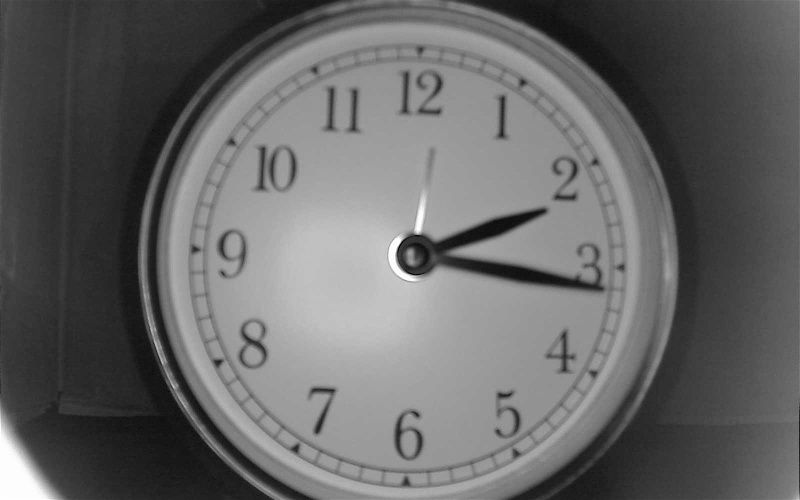
#> input picture data-resampled/clock_0216.png, 800 x 500 px; its folder holds 4 pictures in this run
$ jupyter execute overlay_clock.ipynb
#> lines starting #> are read from the running program, lines starting #| are printed output that depends on the picture; after the words box and inside, x2 and y2 are one past the last pixel; in counts of white or black regions, pixels touching at a corner belong together; pictures that were not available may be replaced by others from this repository, and a replacement may not be noted
[cell 1]
import numpy as np
import cv2 as cv
import matplotlib.pyplot as plt
import os

[cell 2]
if __name__ == '__main__':

    path = "../data-resampled/"

    hour_clock = []

    q = 0
    for root, dir, files in os.walk(path):

        for file in files:
            hour_real = file[6:8]
            minute_real = file[8:10]
            hour_clock.append(cv.cvtColor(cv.imread(os.path.join(root,file)), cv.COLOR_BGR2GRAY))
            q+=1
            if q == 20:
                break

        break

[cell 3]
stacked = np.stack(hour_clock, axis=0)

overlay = np.mean(stacked, axis=0)
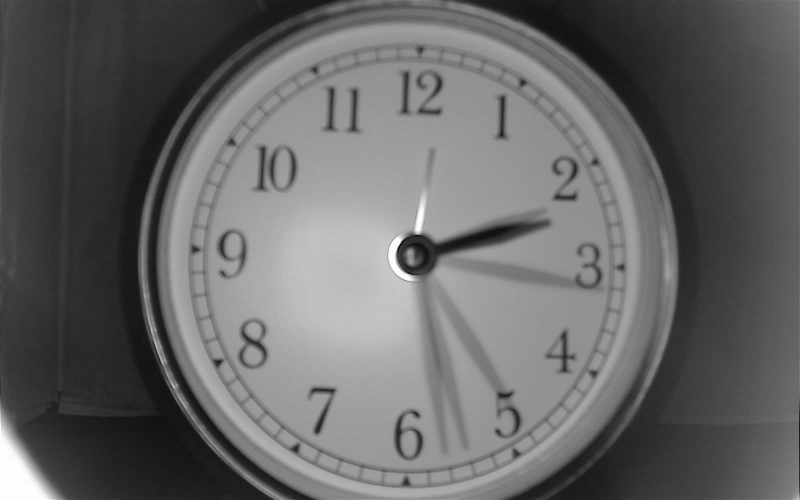
#> overlay: shape (500, 800) float64; min 1.75, max 254, mean 102.6


plt.imshow(overlay, cmap="gray")

Después de haber realizado nuestro template lo que hacemos es comenzar el preprocesamiento de la imagen que vamos a leer.

[cell 4]
# Para reducir ruido aplicamos blur tanto en el overlay como en la imagen a leer.

im = cv.cvtColor(cv.imread("../data-resampled/clock_0200.png"), cv.COLOR_BGR2GRAY)
#> im: shape (500, 800); min 1, max 254, mean 102.6


kernel_size = (5,5)


im = cv.GaussianBlur(im, kernel_size,2)
overlay = cv.GaussianBlur(overlay, kernel_size, 2)


clock_hands = overlay - im
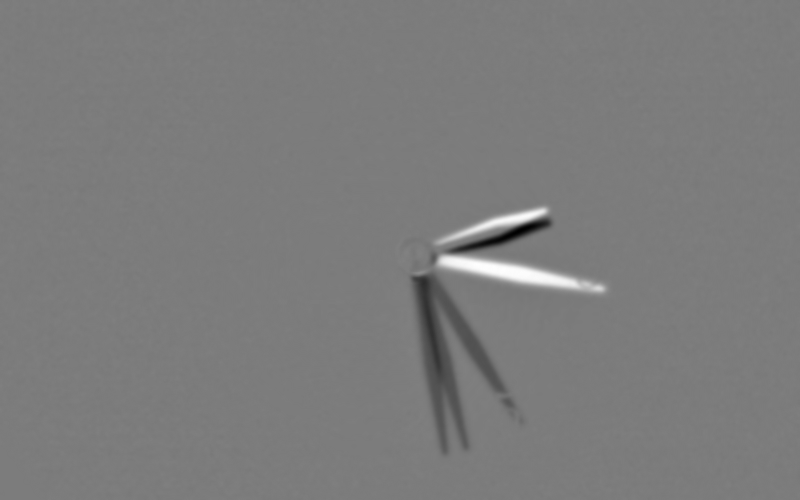
#> clock_hands: shape (500, 800) float64; min -97.16, max 102.2, mean 0.1; drawn with min black and max white

plt.imshow(clock_hands, cmap="gray")

# Umbralization!

[cell 5]
def umbralization(img,t, option1, option2):
#> called with t = 10, option1 = 255, option2 = 0
    M,N = img.shape
#> M = 500; N = 800

    result = np.zeros((M,N))

    for i in range(M):
        for j in range(N):
            result[i,j] = option1 if img[i,j]  <= t  else option2
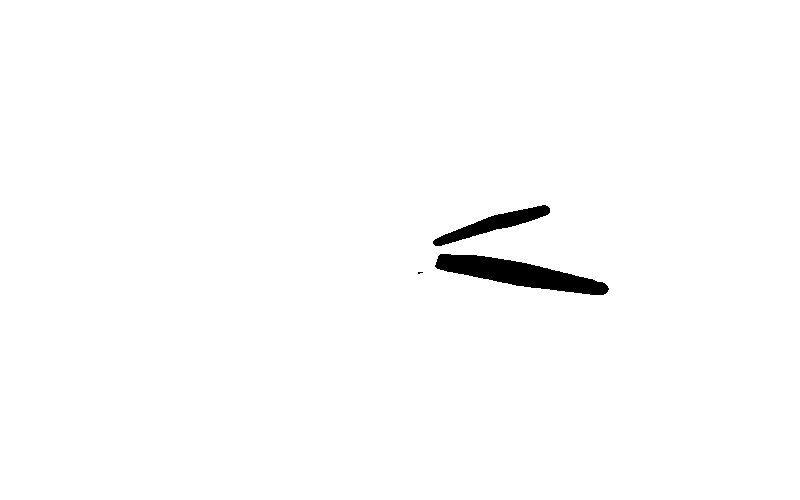
#> result: shape (500, 800) float64; 98.8% white; 3 black regions (1 under 20 px), largest, box (x1, y1, x2, y2) and area: (435, 254, 609, 295) 3353, (433, 205, 550, 246) 1443


    return result


umbralized = 255 - umbralization(clock_hands,10, 255, 0)
plt.imshow(umbralized, cmap="gray")
plt.show()

[cell 6]
circle_1_minutes = np.zeros((im.shape))
center = (400,250)
cv.circle(circle_1_minutes, center, 180,(255,0,0), 2)
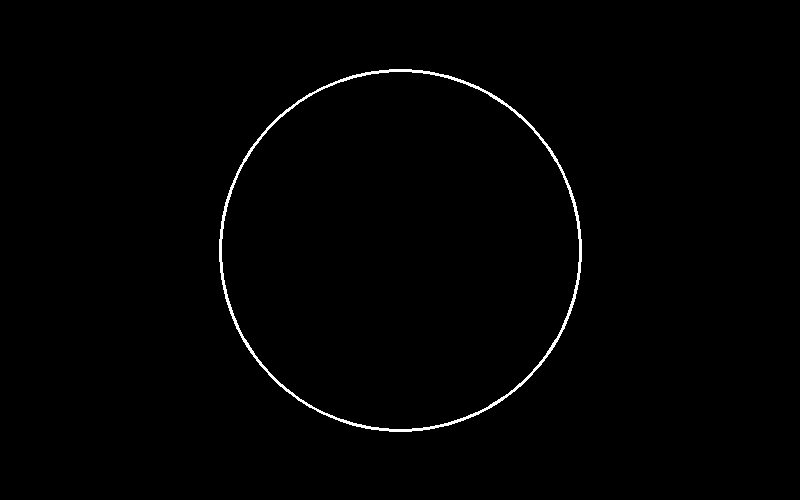
#> circle_1_minutes: shape (500, 800) float64; 0.83% white in thin lines or dots, all inside (x1, y1, x2, y2) = (219, 69, 582, 432)
minutes = np.multiply(circle_1_minutes, umbralized)
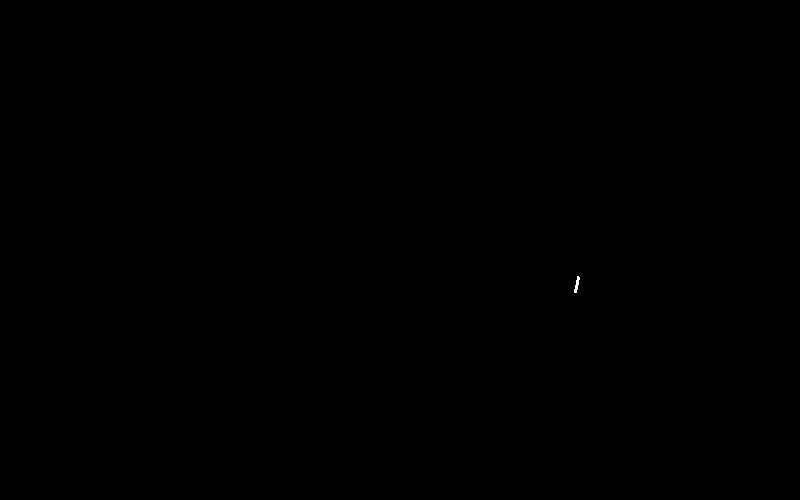
#> minutes: shape (500, 800) float64; values 0 (black) and 65025 (white), 0.01% white; 1 white region, box (x1, y1, x2, y2) and area: (574, 276, 580, 293) 51
plt.imshow(minutes, cmap="gray")

[cell 7]
circle_2_hours = np.zeros((im.shape))
cv.circle(circle_2_hours, center, 150,(255,255,255), 2)
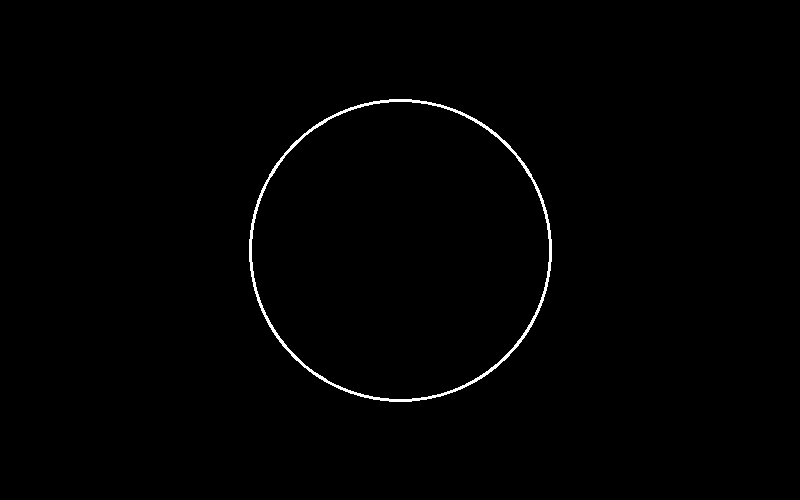
#> circle_2_hours: shape (500, 800) float64; 0.71% white; 1 white region, box (x1, y1, x2, y2) and area: (249, 99, 552, 402) 2848
hours = circle_2_hours*umbralized
#> hours: shape (500, 800) float64; values 0 (black) and 65025 (white), 0.02% white in thin lines or dots, all inside (x1, y1, x2, y2) = (542, 205, 551, 289)
plt.imshow(hours, cmap="gray")

# Hallamos los minutos

[cell 8]
x_minutes,y_minutes = np.where(minutes > 0)

x_centro, y_centro = center


distance_minutes = np.sqrt((x_minutes-x_centro)**2 + (y_minutes-y_centro)**2)

manecilla_grande_idx = np.argmax(distance_minutes)
distance_minutes[manecilla_grande_idx]

[cell 9]
x_punta_g, y_punta_g = x_minutes[manecilla_grande_idx], y_minutes[manecilla_grande_idx]


dy = -(y_punta_g - y_centro)
dx =  (x_punta_g - x_centro)


theta = np.arctan2(dy,dx)
theta = np.degrees(np.arctan2(dy, dx))

pi_to_90d = np.degrees(np.pi/2)
pi_to_360d = np.degrees(2*np.pi)

minutes_output = ((((pi_to_90d) - theta) % pi_to_360d)/6)

minutes_output

[cell 10]
hours = hours.copy()

cv.circle(hours, (int(y_punta_g), int(x_punta_g)), 100,1, -1)
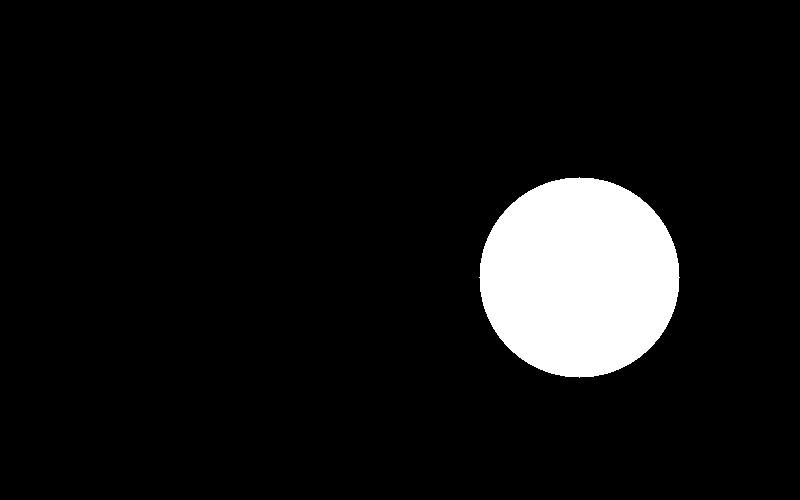
#> hours: shape (500, 800) float64; values 0 (black) and 1 (white), 7.9% white; 1 white region, box (x1, y1, x2, y2) and area: (479, 177, 680, 378) 31417
plt.imshow(hours, cmap="gray")

# Hallamos las horas.

[cell 11]
x,y = np.where(hours > 0)


distance = np.sqrt((x-x_centro)**2 + (y-y_centro)**2)


manecilla_pequeña_idx = np.argmax(distance)
distance[manecilla_grande_idx]

[cell 12]
x_punta, y_punta = x[manecilla_pequeña_idx], y[manecilla_pequeña_idx]

dy = -(y_punta - y_centro)
dx =  (x_punta - x_centro)
theta_h = np.degrees(np.arctan2(dy, dx))

pi_to_90d = np.degrees(np.pi/2)
pi_to_360d = np.degrees(2*np.pi)

hour = (((((pi_to_90d) - theta_h) % pi_to_360d)/30))

theta_h

[cell 13]
x_punta

[cell 14]
test = np.zeros(im.shape, dtype=np.uint8)
cv.circle(test, (int(y_punta_g), int(x_punta_g)), 5, (255,255,255), -1)
#> test: shape (500, 800); 0.02% white; 1 white region, box (x1, y1, x2, y2) and area: (574, 272, 585, 283) 81
cv.circle(test, (int(y_punta), int(x_punta)), 20, (255,255,255), -1)
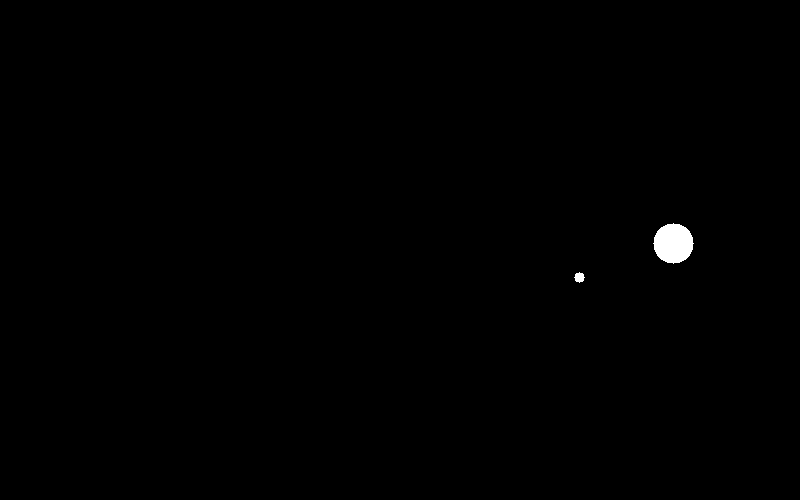
#> test: shape (500, 800); 0.33% white; 2 white regions, box (x1, y1, x2, y2) and area: (653, 223, 694, 264) 1257, (574, 272, 585, 283) 81

plt.imshow(test+umbralized, cmap="gray")
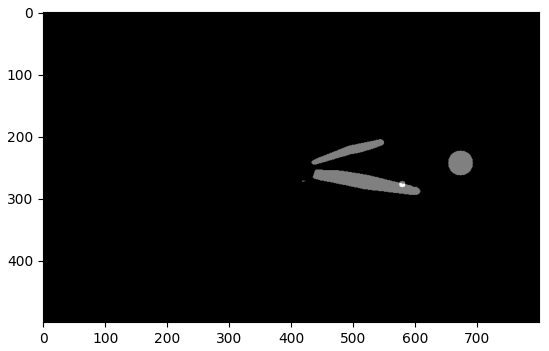
#> figure drawn by matplotlib, 1 panel
